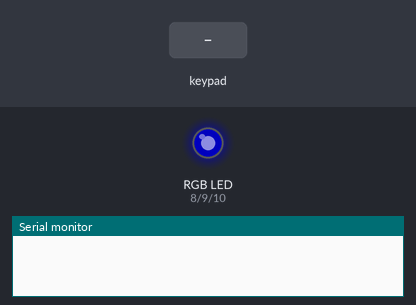
The sketch below on a simulated Arduino Mega 2560, built with avr-gcc and run on an emulated ATmega2560. On the bench: an RGB LED mixed from three pins (HIGH = lit), the last lines printed to the serial monitor. The test bench sets the inputs (shaded band). Dim RGB values are drawn brighter than linear.

Above: at 8.88 s.
18.1 s: key '1' pressed
At 20.44 s:
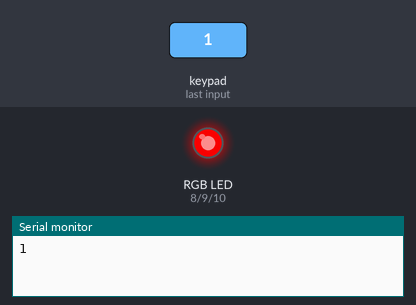
27.4 s: key 'A' pressed
At 27.91 s:
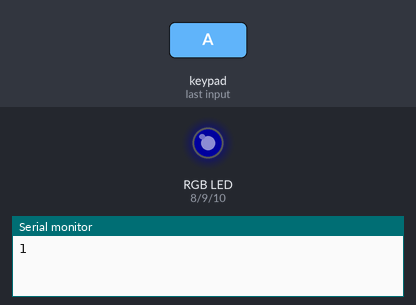
Timing chart, 0 to 47.4 s (numbered marks = the images above; inputs shaded):
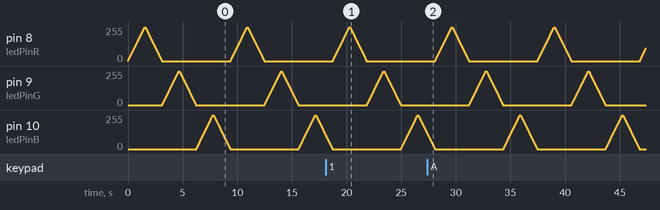

The sketch:

RGB-Lighter-Arduino.ino
```cpp
#include <Keypad.h>

// led pins set
int ledPinR = 8;
int ledPinG = 9;
int ledPinB = 10;

// set the row and col space values
const byte ROWS = 4;
const byte COLS = 4;

// appointment the keypad pins
byte rowPins[ROWS] = {22, 23, 24, 25};
byte colPins[COLS] = {26, 27 ,28 ,29};

// setting up an array of values based on designated spaces
char keys[ROWS][COLS] = {
  {'1','2','3','A'},
  {'4','5','6','B'},
  {'7','8','9','C'},
  {'*','0','#','D'}
};

//maping process (value from space array)
Keypad keypad = Keypad( makeKeymap(keys), rowPins, colPins, ROWS, COLS );

void setup() {
  Serial.begin(9600);
}

void loop() {

// boosting Red led up
 for (int fadeValue = 0 ; fadeValue <= 255; fadeValue += 5) {
    analogWrite(ledPinR, fadeValue);
    delay(30);
  }

//  reducing Red led down
  for (int fadeValue = 255 ; fadeValue >= 0; fadeValue -= 5) {
    analogWrite(ledPinR, fadeValue);
    delay(30);
  }

// boosting Green led up
  for (int fadeValue = 0 ; fadeValue <= 255; fadeValue += 5) {
    analogWrite(ledPinG, fadeValue);
    delay(30);
  }

//  reducing Green led down
  for (int fadeValue = 255 ; fadeValue >= 0; fadeValue -= 5) {
    analogWrite(ledPinG, fadeValue);
    delay(30);
  }

// boosting Blue led up
   for (int fadeValue = 0 ; fadeValue <= 255; fadeValue += 5) {
    analogWrite(ledPinB, fadeValue);
    delay(30);
  }

//  reducing Blue led down
  for (int fadeValue = 255 ; fadeValue >= 0; fadeValue -= 5) {
    analogWrite(ledPinB, fadeValue);
    delay(30);
  }

//getting the key value from map which was pressed
  char key = keypad.getKey();
  if (key != NO_KEY){
    Serial.println(key);
  }
}
```
